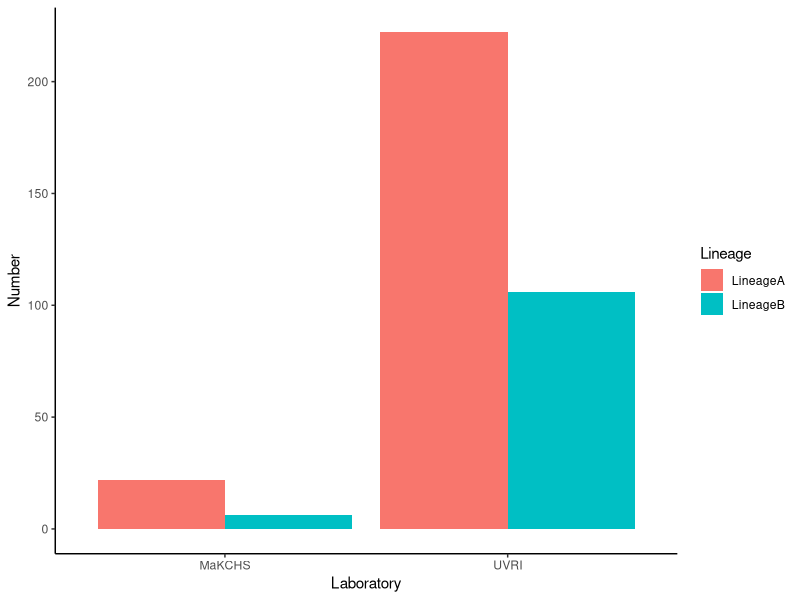

Recreate this plot in R.
##This is an R script designed to perform visualization of stacked bars
Laboratory <- c("MaKCHS", "UVRI")
Lineage <- c("A", "B")
LineageA <- c(22, 222)
LineageB <- c(6, 106)
raw <- cbind(LineageA, LineageB)
#row.names(raw) <- c("MaKCHS", "UVRI")
class(raw)
raw <- as.data.frame(raw)
raw <- cbind(Laboratory, raw)
library(ggplot2)
library(tidyverse)
raw <- raw %>% gather(key = "Lineage", value = "Number", -Laboratory)
raw
ggplot(raw, aes(fill=Lineage, y=Number, x=Laboratory)) + 
  geom_bar(position="dodge", stat="identity") + theme(panel.grid.major = element_blank(), panel.grid.minor = element_blank(),
                                                      panel.background = element_blank(), axis.line = element_line(colour = "black"))

